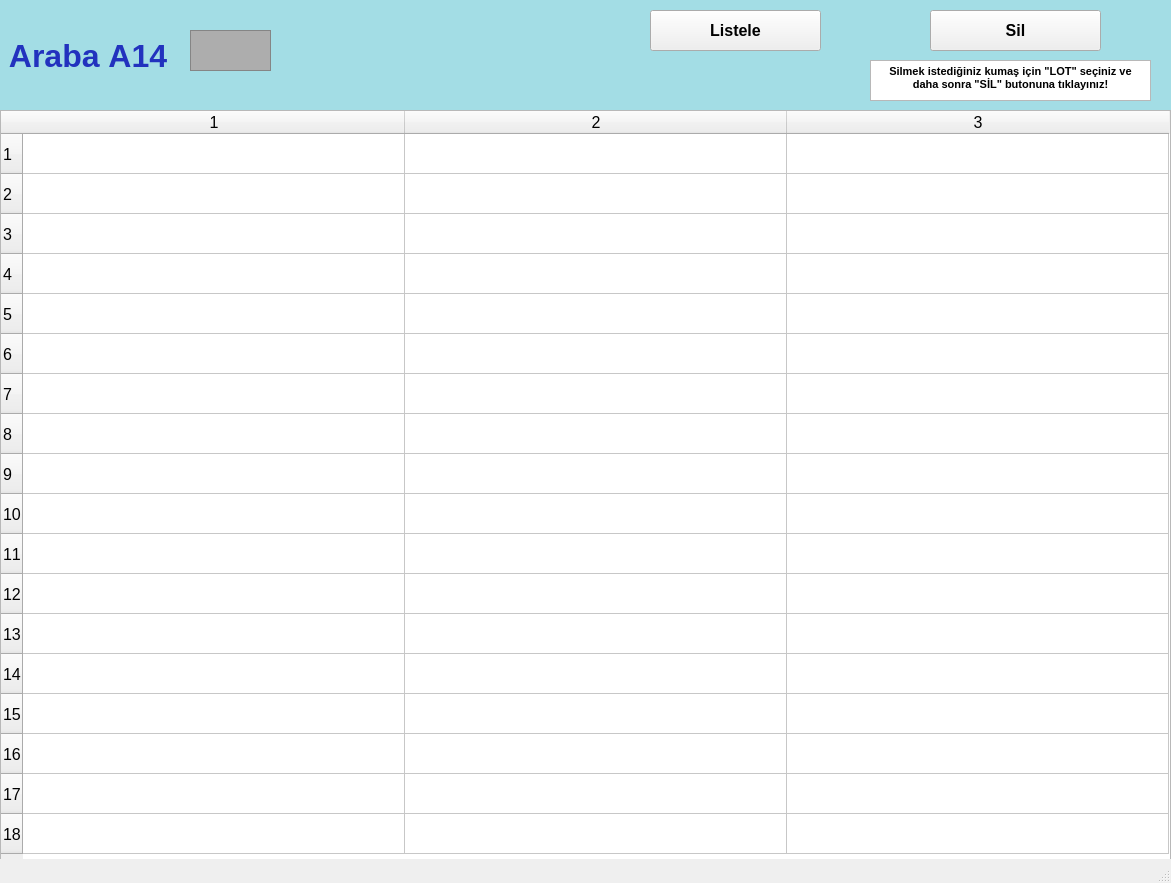
<?xml version="1.0" encoding="UTF-8"?>
<ui version="4.0">
 <class>arabalarA14_ekran</class>
 <widget class="QMainWindow" name="arabalarA14_ekran">
  <property name="geometry">
   <rect>
    <x>0</x>
    <y>0</y>
    <width>1171</width>
    <height>883</height>
   </rect>
  </property>
  <property name="font">
   <font>
    <pointsize>12</pointsize>
    <weight>50</weight>
    <bold>false</bold>
    <kerning>false</kerning>
   </font>
  </property>
  <property name="windowTitle">
   <string/>
  </property>
  <widget class="QWidget" name="centralwidget">
   <widget class="QLabel" name="arabaA1yazi_lbl">
    <property name="geometry">
     <rect>
      <x>0</x>
      <y>0</y>
      <width>1171</width>
      <height>111</height>
     </rect>
    </property>
    <property name="font">
     <font>
      <pointsize>24</pointsize>
      <weight>75</weight>
      <bold>true</bold>
     </font>
    </property>
    <property name="styleSheet">
     <string notr="true">background-color: rgb(163, 221, 229);
color: rgb(34, 50, 190);</string>
    </property>
    <property name="text">
     <string> Araba A14</string>
    </property>
   </widget>
   <widget class="QFrame" name="arabaA1_img">
    <property name="geometry">
     <rect>
      <x>190</x>
      <y>30</y>
      <width>81</width>
      <height>41</height>
     </rect>
    </property>
    <property name="styleSheet">
     <string notr="true">background-color: rgb(173, 173, 173);</string>
    </property>
    <property name="frameShape">
     <enum>QFrame::StyledPanel</enum>
    </property>
    <property name="frameShadow">
     <enum>QFrame::Raised</enum>
    </property>
   </widget>
   <widget class="QPushButton" name="listele14_btn">
    <property name="geometry">
     <rect>
      <x>650</x>
      <y>10</y>
      <width>171</width>
      <height>41</height>
     </rect>
    </property>
    <property name="font">
     <font>
      <pointsize>12</pointsize>
      <weight>75</weight>
      <bold>true</bold>
     </font>
    </property>
    <property name="text">
     <string>Listele</string>
    </property>
   </widget>
   <widget class="QTableWidget" name="A14_tw">
    <property name="geometry">
     <rect>
      <x>0</x>
      <y>110</y>
      <width>1171</width>
      <height>751</height>
     </rect>
    </property>
    <property name="baseSize">
     <size>
      <width>0</width>
      <height>0</height>
     </size>
    </property>
    <property name="rowCount">
     <number>18</number>
    </property>
    <property name="columnCount">
     <number>3</number>
    </property>
    <attribute name="horizontalHeaderVisible">
     <bool>true</bool>
    </attribute>
    <attribute name="horizontalHeaderCascadingSectionResizes">
     <bool>false</bool>
    </attribute>
    <attribute name="horizontalHeaderDefaultSectionSize">
     <number>382</number>
    </attribute>
    <attribute name="horizontalHeaderMinimumSectionSize">
     <number>38</number>
    </attribute>
    <attribute name="verticalHeaderDefaultSectionSize">
     <number>40</number>
    </attribute>
    <attribute name="verticalHeaderMinimumSectionSize">
     <number>23</number>
    </attribute>
    <row/>
    <row/>
    <row/>
    <row/>
    <row/>
    <row/>
    <row/>
    <row/>
    <row/>
    <row/>
    <row/>
    <row/>
    <row/>
    <row/>
    <row/>
    <row/>
    <row/>
    <row/>
    <column/>
    <column/>
    <column/>
   </widget>
   <widget class="QPushButton" name="sil14_btn">
    <property name="geometry">
     <rect>
      <x>930</x>
      <y>10</y>
      <width>171</width>
      <height>41</height>
     </rect>
    </property>
    <property name="font">
     <font>
      <pointsize>12</pointsize>
      <weight>75</weight>
      <bold>true</bold>
     </font>
    </property>
    <property name="text">
     <string>Sil</string>
    </property>
   </widget>
   <widget class="QTextBrowser" name="textBrowser">
    <property name="geometry">
     <rect>
      <x>870</x>
      <y>60</y>
      <width>281</width>
      <height>41</height>
     </rect>
    </property>
    <property name="html">
     <string>&lt;!DOCTYPE HTML PUBLIC &quot;-//W3C//DTD HTML 4.0//EN&quot; &quot;http://www.w3.org/TR/REC-html40/strict.dtd&quot;&gt;
&lt;html&gt;&lt;head&gt;&lt;meta name=&quot;qrichtext&quot; content=&quot;1&quot; /&gt;&lt;style type=&quot;text/css&quot;&gt;
p, li { white-space: pre-wrap; }
&lt;/style&gt;&lt;/head&gt;&lt;body style=&quot; font-family:'MS Shell Dlg 2'; font-size:12pt; font-weight:400; font-style:normal;&quot;&gt;
&lt;p align=&quot;center&quot; style=&quot; margin-top:0px; margin-bottom:0px; margin-left:0px; margin-right:0px; -qt-block-indent:0; text-indent:0px;&quot;&gt;&lt;span style=&quot; font-size:8pt; font-weight:600;&quot;&gt;Silmek istediğiniz kumaş için &amp;quot;LOT&amp;quot; seçiniz ve daha sonra &amp;quot;SİL&amp;quot; butonuna tıklayınız!&lt;/span&gt;&lt;/p&gt;&lt;/body&gt;&lt;/html&gt;</string>
    </property>
   </widget>
  </widget>
  <widget class="QStatusBar" name="statusbar"/>
 </widget>
 <resources/>
 <connections/>
</ui>
